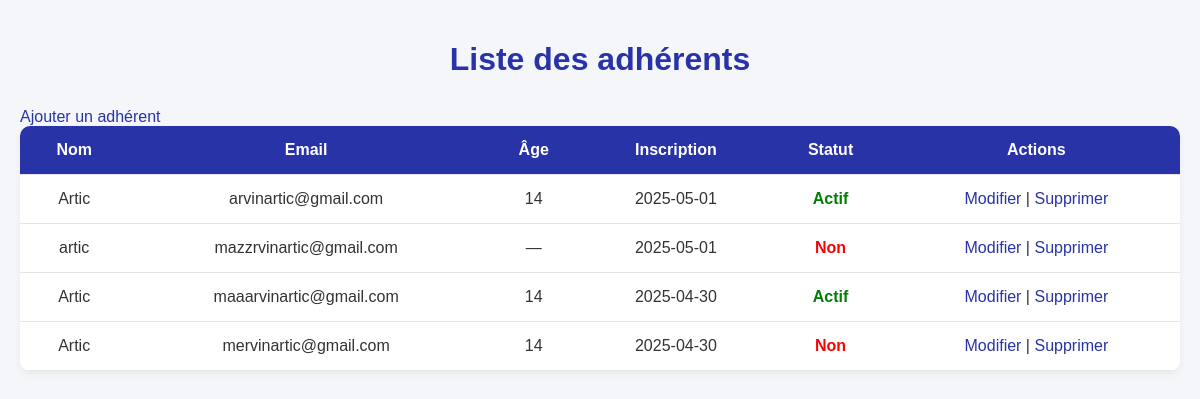
The app's page /Adherents/lister.php with its own data.
### tables this page shows
CREATE TABLE IF NOT EXISTS `adherents` (
  `id` int NOT NULL AUTO_INCREMENT,
  `nom` varchar(100) NOT NULL,
  `prenom` varchar(100) DEFAULT NULL,
  `email` varchar(100) NOT NULL,
  `date_inscription` date NOT NULL,
  `statut` enum('actif','inactif') DEFAULT 'actif',
  `date_naissance` date DEFAULT NULL,
  PRIMARY KEY (`id`),
  UNIQUE KEY `email` (`email`)
);

CREATE TABLE IF NOT EXISTS `abonnements` (
  `id` int NOT NULL AUTO_INCREMENT,
  `nom` varchar(100) NOT NULL,
  `email` varchar(100) NOT NULL,
  `date_debut` date NOT NULL,
  `date_fin` date NOT NULL,
  `statut` enum('actif','expiré','contentieux','résilié') DEFAULT 'actif',
  `date_naissance` date DEFAULT NULL,
  `tarif` varchar(20) DEFAULT 'gratuit',
  PRIMARY KEY (`id`),
  UNIQUE KEY `email` (`email`)
);

### Adherents/lister.php (the view, shortened to what this page needs)
<?php
require_once '../includes/db.php';
function calculerAge($date_naissance) {
    if (empty($date_naissance)) {
        return '—';
    }
    try {
        $date_naissance = new DateTime($date_naissance);
        $aujourdhui = new DateTime();
        $age = $aujourdhui->diff($date_naissance)->y;
        return $age;
    } catch (Exception $e) {
        return '—';
    }
}
$stmt = $pdo->query("
    SELECT a.id, a.nom, a.email, a.date_naissance, a.date_inscription,
           ab.statut AS statut_abonnement, ab.tarif
    FROM adherents a
    LEFT JOIN abonnements ab ON a.email = ab.email
    ORDER BY a.date_inscription DESC
");
$adherents = $stmt->fetchAll();
?>
<!DOCTYPE html>
<html>
<head>
</head>
<body>
    <h1>Liste des adhérents</h1>
    <a href="ajouter.php">Ajouter un adhérent</a>
    <table>
        <tr>
            <th>Nom</th>
            <th>Email</th>
            <th>Âge</th>
            <th>Inscription</th>
            <th>Statut</th>
            <th>Actions</th>
        </tr>
        <?php foreach ($adherents as $a): ?>
            <?php
                $age = calculerAge($a['date_naissance']);
                $statut = 'Non';
                $classe_statut = 'statut-non';
                if (is_numeric($age) && $age < 18) {
                    if ($a['statut_abonnement'] === 'actif') {
                        $statut = 'Actif';
                        $classe_statut = 'statut-actif';
                    }
                } elseif (is_numeric($age)) {
                    if ($a['statut_abonnement'] === 'actif') {
                        $statut = 'Actif';
                        $classe_statut = 'statut-actif';
                    }
                }
            ?>
            <tr>
                <td><?= htmlspecialchars($a['nom']) ?></td>
                <td><?= htmlspecialchars($a['email']) ?></td>
                <td><?= $age ?></td>
                <td><?= $a['date_inscription'] ?></td>
                <td class="<?= $classe_statut ?>"><?= $statut ?></td>
                <td>
                    <a href="modifier.php?id=<?= $a['id'] ?>">Modifier</a> |
                    <a href="supprimer.php?id=<?= $a['id'] ?>" onclick="return confirm('Supprimer cet adhérent ?')">Supprimer</a>
                </td>
            </tr>
        <?php endforeach; ?>
    </table>
</body>
</html>

### Adherents/lister.php (style rules this page uses)
body { font-family: Arial, sans-serif; background-color: #f4f6f9; color: #333; margin: 0; padding: 20px; }
h1 { text-align: center; margin-bottom: 30px; color: #2833a7; }
table { width: 100%; border-collapse: collapse; background-color: #fff; border-radius: 10px; overflow: hidden; box-shadow: 0 4px 8px rgba(0,0,0,0.05); }
th, td { padding: 15px; text-align: center; border-bottom: 1px solid #e5e5e5; }
th { background-color: #2833a7; color: white; }
a { color: #2833a7; text-decoration: none; font-weight: 500; }
.statut-actif { color: green; font-weight: bold; }
.statut-non { color: red; font-weight: bold; }

### records on screen
adherents: nom "Artic", email "arvinartic@gmail.com", date_naissance "14", date_inscription "2025-05-01", abonnements.statut "Actif"
adherents: nom "artic", email "mazzrvinartic@gmail.com", date_naissance "—", date_inscription "2025-05-01", statut "Non"
adherents: nom "Artic", email "maaarvinartic@gmail.com", date_naissance "14", date_inscription "2025-04-30", abonnements.statut "Actif"
adherents: nom "Artic", email "mervinartic@gmail.com", date_naissance "14", date_inscription "2025-04-30", statut "Non"
